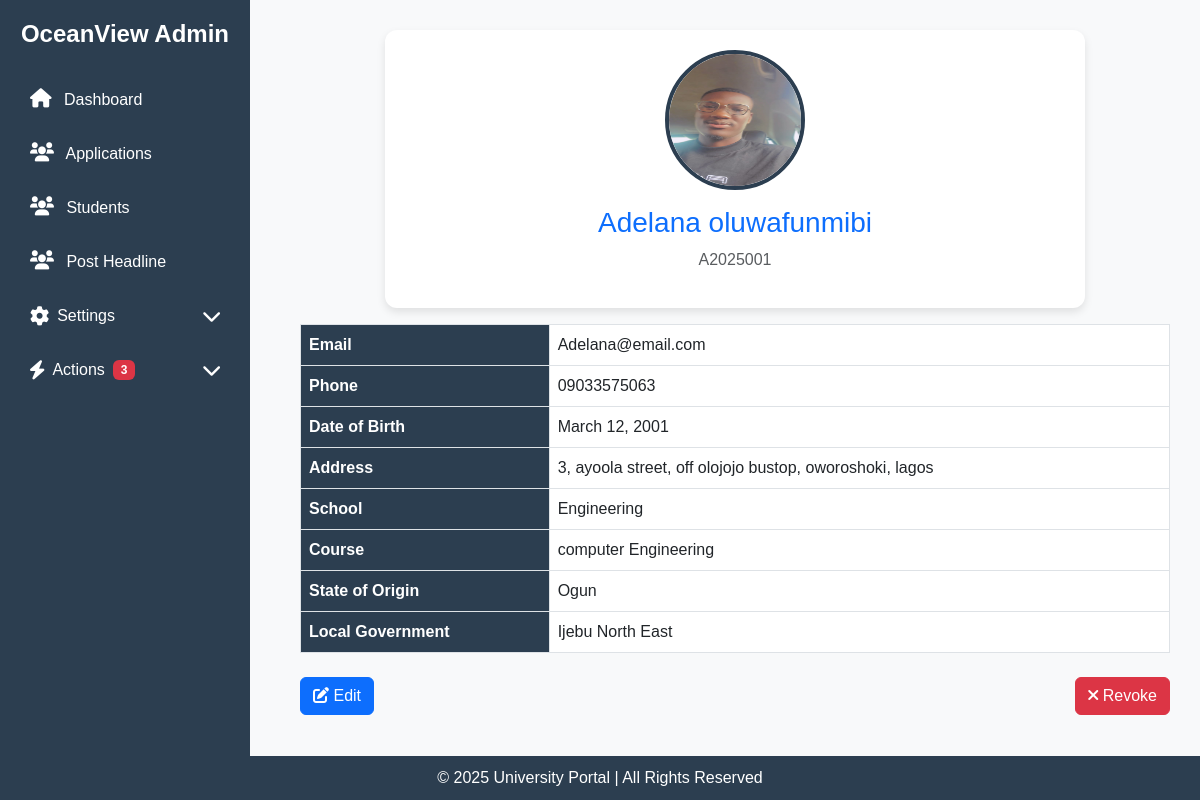
Screenshot of /applications/view/1/ with the database file from the repository.
### portal/models.py (models this page shows, shortened)
class Application(models.Model):
    surname = models.CharField(max_length=100)
    first_name = models.CharField(max_length=100)
    other_name = models.CharField(max_length=100, blank=True, null=True)
    email = models.EmailField(unique=True)
    phone_number = models.CharField(max_length=11)
    address = models.CharField(max_length=100)
    state_of_origin = models.ForeignKey(State, on_delete=models.CASCADE)
    local_government = models.ForeignKey(Lga, on_delete=models.CASCADE)
    date_of_birth = models.DateField()
    school = models.ForeignKey(School, on_delete=models.CASCADE)
    department = models.ForeignKey(Department, on_delete=models.CASCADE)
    application_number = models.CharField(max_length=10, unique=True, blank=True)
    profile_picture = models.ImageField(upload_to="profile_pics/", blank=True, null=True, default="profile_pics/default-profile.png")
    created_at = models.DateTimeField(default=now, editable=True)
    academic_session = models.ForeignKey("AcademicSession", on_delete=models.CASCADE, related_name="applications")
    is_approved = models.BooleanField(default=False)  # New field to track approval
    year = models.ForeignKey(Year, default=1, on_delete=models.CASCADE)
    semester = models.ForeignKey(Semester, on_delete=models.CASCADE, default=get_default_semester)

class School(models.Model):
    name = models.CharField(max_length=100)

class Department(models.Model):
    name = models.CharField(max_length=100)
    school = models.ForeignKey(School, on_delete=models.CASCADE)

class State(models.Model):
    name = models.CharField(max_length=100, unique=True)
    def __str__(self):
        return self.name

class Lga(models.Model):
    name = models.CharField(max_length=100)
    state_of_origin = models.ForeignKey(State, on_delete=models.CASCADE, related_name="lgas")
    def __str__(self):
        return self.name

### crm/views.py (the view)
# urls.py: path('applications/view/<int:application_id>/', view_applicant, name='view_applicant'),
def view_applicant(request, application_id):
    applicant = get_object_or_404(Application, id=application_id)
    return render(request, "crm/applicant_profile.html", {"applicant": applicant})

### crm/templates/crm/applicant_profile.html (shortened to what this page needs)
{% load static %}
<!DOCTYPE html>
<html lang="en">
<head>
    <link href="https://cdn.jsdelivr.net/npm/bootstrap@5.3.0/dist/css/bootstrap.min.css" rel="stylesheet">
    <link rel="stylesheet" href="https://cdnjs.cloudflare.com/ajax/libs/font-awesome/6.0.0/css/all.min.css">
    <link rel="stylesheet" href="{% static 'css/applicant_profile.css' %}">
</head>
<body>
    {% include 'crm/sidebar.html' %}
    <div class="main-content">
        <div class="profile-card text-center">
            {% if applicant.profile_picture %}
                <img src="{{ applicant.profile_picture.url }}" alt="Profile Picture" class="profile-picture">
            {% else %}
                <img src="{% static 'images/default-profile.png' %}" alt="Default Profile" class="profile-picture">
            {% endif %}
            <h3 class="mt-3 text-primary">{{ applicant.surname }} {{ applicant.first_name }}</h3>
            <p class="text-muted">{{ applicant.application_number }}</p>
        </div>
        <table class="table table-bordered info-table mt-3">
            <tr><th>Email</th> <td>{{ applicant.email }}</td></tr>
            <tr><th>Phone</th> <td>{{ applicant.phone_number }}</td></tr>
            <tr><th>Date of Birth</th> <td>{{ applicant.date_of_birth|date:"F j, Y" }}</td></tr>
            <tr><th>Address</th> <td>{{ applicant.address }}</td></tr>
            <tr><th>School</th> <td>{{ applicant.school.name }}</td></tr>
            <tr><th>Course</th> <td>{{ applicant.department.name }}</td></tr>
            <tr><th>State of Origin</th> <td>{{ applicant.state_of_origin }}</td></tr>
            <tr><th>Local Government</th> <td>{{ applicant.local_government }}</td></tr>
        </table>
        <div class="d-flex justify-content-between mt-4">
            <a href="{% url 'edit_application' applicant.id %}" class="btn btn-primary">
                <i class="fas fa-edit"></i> Edit
            </a>
            {% if applicant.is_approved %}
                <a href="{% url 'revoke_application' applicant.id %}" class="btn btn-danger">
                    <i class="fas fa-times"></i> Revoke
                </a>
            {% else %}
                <a href="{% url 'approve_application' applicant.id %}" class="btn btn-success">
                    <i class="fas fa-check"></i> Approve
                </a>
            {% endif %}
        </div>
    </div>
    <div class="footer text-center mt-4">
        © 2025 University Portal | All Rights Reserved
    </div>
</body>
</html>

### crm/static/css/applicant_profile.css (style rules this page uses)
body { background-color: #f8f9fa; font-family: 'Poppins', sans-serif; }
.main-content { margin-left: 270px; padding: 30px; }
.profile-card { background: white; padding: 20px; border-radius: 12px; box-shadow: 0 4px 8px rgba(0, 0, 0, 0.1); max-width: 700px; margin: auto; }
.profile-picture { width: 140px; height: 140px; border-radius: 50%; border: 4px solid #2c3e50;; }
.info-table th { background-color: #2c3e50;; color: white; }
.footer { position: fixed; bottom: 0; width: 100%; background: #2c3e50;; color: white; text-align: center; padding: 10px; }

### rows the page displays
Application: profile_picture (picture), surname "Adelana", first_name "oluwafunmibi", application_number "A2025001", email "Adelana@email.com", phone_number "09033575063", date_of_birth "March 12, 2001", address "3, ayoola street, off olojojo bustop, oworoshoki, lagos", school.name "Engineering", department.name "computer Engineering", state_of_origin "Ogun", local_government "Ijebu North East"
